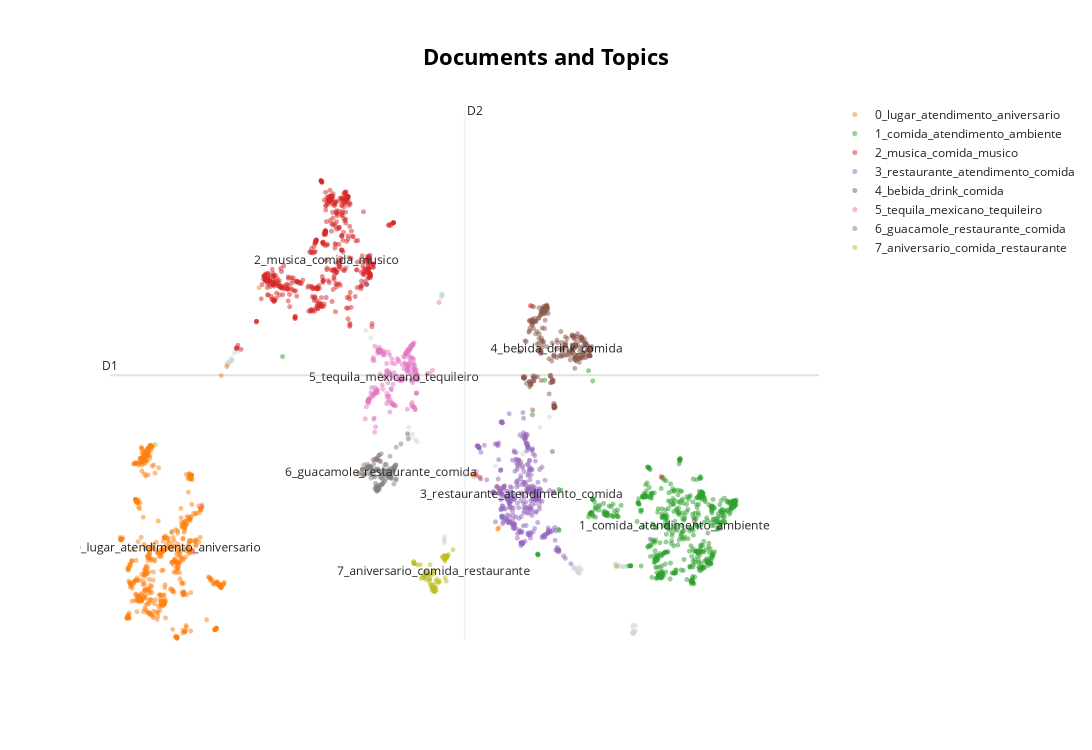

The notebook cell this image was saved under:
### Code cell
topic_model.visualize_documents(doc_comments)

### Figure 1 — Plotly figure (JSON) as saved in the notebook; plotly's stock layout.template omitted (floating-point values rounded to 4 significant figures; data arrays with more than 128 entries replaced by an {"elided": "..."} marker saying what was removed)
{"data": [{"hoverinfo": "text", "hovertext": {"elided": "136 str values"}, "marker": {"color": "#CFD8DC", "opacity": 0.5, "size": 5}, "mode": "markers+text", "name": "other", "showlegend": false, "type": "scattergl", "x": {"elided": "136 float values"}, "y": {"elided": "136 float values"}}, {"hoverinfo": "text", "hovertext": {"elided": "599 str values"}, "marker": {"opacity": 0.5, "size": 5}, "mode": "markers+text", "name": "0_lugar_atendimento_aniversario", "text": {"elided": "599 str values"}, "textfont": {"size": 12}, "type": "scattergl", "x": {"elided": "599 float values"}, "y": {"elided": "599 float values"}}, {"hoverinfo": "text", "hovertext": {"elided": "563 str values"}, "marker": {"opacity": 0.5, "size": 5}, "mode": "markers+text", "name": "1_comida_atendimento_ambiente", "text": {"elided": "563 str values"}, "textfont": {"size": 12}, "type": "scattergl", "x": {"elided": "563 float values"}, "y": {"elided": "563 float values"}}, {"hoverinfo": "text", "hovertext": {"elided": "503 str values"}, "marker": {"opacity": 0.5, "size": 5}, "mode": "markers+text", "name": "2_musica_comida_musico", "text": {"elided": "503 str values"}, "textfont": {"size": 12}, "type": "scattergl", "x": {"elided": "503 float values"}, "y": {"elided": "503 float values"}}, {"hoverinfo": "text", "hovertext": {"elided": "366 str values"}, "marker": {"opacity": 0.5, "size": 5}, "mode": "markers+text", "name": "3_restaurante_atendimento_comida", "text": {"elided": "366 str values"}, "textfont": {"size": 12}, "type": "scattergl", "x": {"elided": "366 float values"}, "y": {"elided": "366 float values"}}, {"hoverinfo": "text", "hovertext": {"elided": "273 str values"}, "marker": {"opacity": 0.5, "size": 5}, "mode": "markers+text", "name": "4_bebida_drink_comida", "text": {"elided": "273 str values"}, "textfont": {"size": 12}, "type": "scattergl", "x": {"elided": "273 float values"}, "y": {"elided": "273 float values"}}, {"hoverinfo": "text", "hovertext": {"elided": "218 str values"}, "marker": {"opacity": 0.5, "size": 5}, "mode": "markers+text", "name": "5_tequila_mexicano_tequileiro", "text": {"elided": "218 str values"}, "textfont": {"size": 12}, "type": "scattergl", "x": {"elided": "218 float values"}, "y": {"elided": "218 float values"}}, {"hoverinfo": "text", "hovertext": ["recomendacao guacamole principio restaurante restaurante musico mesa mesa", "queadilla drink frozen decoracao", "fila semana drink quesadilla guacamole provei sobremesa churro", "guacamole gerente atendimento", "experiencia restaurante vez Janeiro guacamole", "guacamole decoracao", "amiga hora comida comida guacamole padrao", "guacamole comida atendimento guacamole atendimento musica animacao nivel", "fodaaa show amigo guacamole", "guacamole escolha sabado ambiente super experiencia", "familia guacamole expectativa entretenimento", "notar atendimento ambiente aniversario obgda guacamole", "guacamole mexicano couvert pena bebida preco", "atendimento qualidade atracao mesa experiencia guacamole", "farra restaurante grupo comida guacamole", "guacamole inauguracao atendimento vez atendimento atencao cliente experiencia parabens", "guacamole ambiente referencia sorte super entrada mariachis show mesa", "comida ambiente preco guacamole", "restaurante garcons nao bebida media minuto comida guacamole galo garcons", "guacamole atendimento qualidade restaurante oportunidade delicia vez maezinha", "lugar funcionario ambiente danca guacamole", "regiao atendimento olho guacamole", "local guacamole comida", "guacamole cultura", "guacamole coisa arma rodizio apena masso quantidade funcionario prato autorizacao sobremesa experiencia", "guacamole vez decoracao restaurante funcionario musica tempo clima prato cerveja valor", "comida preco atendimento super gente hora guacamole rio qualidade", "guacamole jardim atendimento quesadilla nacho ponto atendimento", "cliente guacamole ocasiao servico comida margarita familia preco", "aniversario guacamole zorro comida garcom ambiente super", "super guacamole comida ambiente banda preco mesa", "atendimento lugar comida gerente unidade guacamole", "guacamole margarita mundo fajita", "guacamole jardim esperar min seguranca fila restaurante", "guacamole restaurante parte pessoa", "guacamole guacamole som atendente som boate marido", "guacamole restaurante amigo comida beber cuidado margarita cantoria", "guacamole aniversario culinaria ambiente noite atendimento tipo visita culinaria rio", "comida couvert presenca margarita Ceviche contas", "ambiente funcionario duvida aniversario comida guacamole", "servico comida guacamole restaurante cheiro bar noite vez", "noite amigo guacamole escolha niver equipe", "amiga guacamole surpresa ano janeiro lugar atendimento entretenimento bebida", "comida mes guacamolemal", "comida atendimento guacamole musica visita show", "comida bebida variedade nacho sobremesa churro sorvete restaurante", "guacamole restaurante olhar beber atmosfera lugar pessoa aniversario ambiente comida chip mergulho champignon entanto bebida acucar", "guacamole cozinha taco atendimento vip show qualidade", "guacamole bar comanda mesa cardapio opcao semana couvert", "guacamole comida show", "guacamole vez atendimento restaurante cardapio escolha servico pena promocao", "guacamole casa drink tequileiro trapo", "lugar guacamole lugar servico dancarino local super", "guacamole local tipo prato sobremesa", "local musica comida atendimento comida guacamole", "guacamole", "Moises garcom guacamole restaurante", "casa guacamole maioria", "aniversario guacamole atendente prestativo preco animacao casa", "guacamole decoracao show relacao menu nacho localizacao rua barrar", "experiencia comida bebida atendimento noite pena experiencia prato lugar energia parabens guacamole", "aniversario noite guacamole experiencia", "fim jantar olegario drink ambiente guacamole lugar tequileiro", "guacamole restaurante prato toque danca", "guacamole jardim cardapio sobremesa churro leite sorvete pena", "guacamole cardapio opcao comida combo porcao clima cantor decoracao couvert", "rodizio pena cardapio prato buffet molho churro oleo carte experiencia", "guacamole jardim comida mesa filar reserva", "guacamole comida funcionario", "placa casa sentido casa casa guacamole casa vez mes familia amigo animacao", "barzinho guacamole duvida ambiente pena", "guacamole restaurante preco prato ocasiao", "culinaria lugar comida som tequila noite casa decoracao lugar guacamole jardim", "feira guacamole cocina decoracao energia local sensacao semanar tamanho movimento", "restaurante lanterna motivo atendimento fajita file mignon cesta trigo guacamole sour", "ambiente otimooooooooooo atendimento bebida guacamole", "mundo lugar guacamole", "restaurante jardim dia passo guacamole super comida atendimento", "guacamole aniversario amigo restaurante ambiente referencia mesa mesa cliente comida", "costelinha guacamole nome qualidade quantidade preco ambiente atendente", "comida surpresa cima guacamole certeza", "vez guacamole elogio restaurante estilo atendimento vez mesa tablet", "guacamole barra unidade atendimento musica energia preco vez pena sugestao", "guacamole duvida restaurante rio janeiro marguerita qualidade textura", "guacamole falta ousadia donos lugar marcha cerveja equis falta", "pedido guacamole ponto", "clima guacamole restaurante clima musica atendente super", "guacamole aniversario experiencia", "dia alimentacao guacamole ambiente comer drink preco comida atendimento", "guacamole artista diversao", "guacamole jardim janeiro amigo", "guacamole mariachis maluma restaurante", "guacamole barra rua rua bairro mesa voltar", "comida guacamole sabado grupo mesa portunhol atracao pessoa", "guacamole lugar amigo familia", "guacamole opcao comemoracao aniversario ocasiao decoracao som banda visita opcao variedade", "vez guacamole vez saio promocao dia atendimento garcons comida comentario comida", "guacamole espaco servico tequileiro comida atencao", "guacamole gastronomia atendimento participacao rapaz sombrero local", "guacamole ambiente atendente lugar", "guacamole olegario decoracao atendimento ver", "guacamole experiencia caveira", "guacamole barra restaurante visita", "rodizio almoco almoco guacamole", "comida guacamole ambiente localizacao couvert dia apresentacao vez certeza", "atendimento drink guacamole", "noite guacamole momento ambiente local ocasiao", "decoracao coisa guacamole entrada drink mariachis vida", "guacamole diversao comida", "guacamole restaurante tematica comida frozem", "guacamole comida gosto nacho grupo musica mesa cliente", "restaurante noite guacamole expectativa lugar estrutura super atendimento opcao rodizio preco drink agradecimento", "vez guacamole ano comida ambiente servico linha", "namorada comida restaurante guacamole decoracao show clima musica lado pena", "guacamole opcao frequentador restaurante ambiente banda musica dia certeza estrela experiencia problema dia", "guacamole lugar atendimento restaurante", "guacamole parte restaurante regiao surpresa cerveja tarde mesa barulho", "guacamole restaurante comida ambiente decoracao musica mesa tablets forma rodizio", "experiencia taco molho molho guacamole churro banana", "comida guacamole restaurante amigo comida", "cozinha cidade surpresa sabor resultado visita culinaria guacamole opcao", "guacamole restaurante noite vez", "guacamole comida atendimento", "lugar amigo atendente mariathis drink comida pena super guacamole", "guacamole opcao comida clima familia implantacao cardapio servico cuidado frozen alcool alcool", "opcao rio visita guacamole amigo feira opcao variacao indicacao cardapio prato opcao prato tipo", null], "marker": {"opacity": 0.5, "size": 5}, "mode": "markers+text", "name": "6_guacamole_restaurante_comida", "text": ["", "", "", "", "", "", "", "", "", "", "", "", "", "", "", "", "", "", "", "", "", "", "", "", "", "", "", "", "", "", "", "", "", "", "", "", "", "", "", "", "", "", "", "", "", "", "", "", "", "", "", "", "", "", "", "", "", "", "", "", "", "", "", "", "", "", "", "", "", "", "", "", "", "", "", "", "", "", "", "", "", "", "", "", "", "", "", "", "", "", "", "", "", "", "", "", "", "", "", "", "", "", "", "", "", "", "", "", "", "", "", "", "", "", "", "", "", "", "", "", "", "", "", "", "", "", "6_guacamole_restaurante_comida"], "textfont": {"size": 12}, "type": "scattergl", "x": [5.539, 5.963, 5.187, 5.138, 5.442, 4.955, 5.178, 5.588, 4.955, 4.867, 4.739, 4.796, 5.183, 5.157, 5.447, 5.144, 5.038, 5.069, 5.495, 5.411, 4.867, 4.944, 5.168, 4.883, 5.158, 5.535, 5.158, 5.09, 5.644, 5.102, 5.117, 5.279, 5.098, 5.295, 5.458, 4.913, 5.474, 5.581, 5.948, 5.12, 5.473, 4.781, 5.226, 5.132, 5.584, 5.639, 5.502, 5.434, 5.342, 5.238, 5.363, 5.184, 5.013, 5.127, 5.604, 4.902, 5.427, 4.744, 4.746, 5.054, 5.301, 4.805, 5.244, 5.494, 5.127, 5.058, 5.637, 5.241, 5.155, 4.65, 4.944, 5.494, 5.373, 5.412, 5.277, 5.153, 4.842, 5.332, 5.526, 4.895, 5.12, 5.455, 5.616, 5.47, 5.132, 4.916, 5.627, 4.745, 5.208, 4.877, 4.974, 5.419, 5.378, 5.28, 4.732, 4.969, 5.339, 5.232, 5.314, 4.842, 4.931, 4.91, 5.403, 5.089, 5.124, 5.129, 4.956, 5.093, 5.125, 5.454, 5.499, 5.429, 5.127, 5.635, 5.579, 5.381, 5.462, 5.577, 5.244, 5.472, 5.414, 5.471, 5.189, 5.201, 5.77, 5.062, 5.23], "y": [3.715, 4.345, 3.289, 3.699, 3.659, 3.756, 3.375, 3.742, 3.771, 3.733, 3.704, 3.599, 4.005, 3.707, 3.56, 3.718, 3.819, 3.303, 3.592, 3.601, 3.751, 3.765, 3.344, 3.76, 3.309, 3.725, 3.325, 3.691, 4.172, 3.343, 3.299, 3.511, 3.934, 3.609, 3.577, 3.762, 3.984, 3.406, 4.455, 3.336, 3.6, 3.801, 3.876, 3.323, 3.718, 3.518, 3.555, 3.575, 3.811, 3.386, 3.648, 4.007, 3.668, 3.274, 3.738, 3.76, 3.601, 3.715, 3.613, 3.72, 3.724, 3.612, 4.038, 3.56, 3.255, 3.576, 3.487, 3.54, 3.325, 3.632, 3.745, 3.53, 3.812, 3.67, 3.407, 3.907, 3.734, 3.567, 3.523, 3.63, 3.294, 3.576, 3.772, 3.555, 3.951, 3.763, 3.807, 3.592, 3.551, 3.817, 3.694, 3.699, 3.675, 3.413, 3.713, 3.53, 3.463, 3.633, 3.467, 3.726, 3.754, 3.772, 3.629, 3.421, 3.367, 3.935, 3.606, 3.902, 3.264, 3.549, 3.631, 3.599, 3.31, 3.799, 3.768, 3.605, 3.728, 3.675, 3.396, 3.552, 3.534, 3.594, 3.322, 3.885, 4.239, 3.55, 3.643]}, {"hoverinfo": "text", "hovertext": ["fila atendimento pedido mesa comida balcao lugar aniversario", "local comida atendimento atendimento local aniversario", "comida servico aniversario paz", "comir bebido atendimento aniversario", "aniversario comida atendimento ambiente certeza", "atendimento comida atendente aniversario noite amigo", "decoracao drink trabalho aniversario comida comida", "guacamole comida comida preco restaurante legal aniversario", "ambiente aniversario drink atendimento", "lugar comida festa aniversario", "comida familia restaurante preco lugar aniversario", "comida atendimento vez lugar aniversario", "vez aniversario tbm ambiente decoracao participacao comida lugar equipe", "lugar comida ambiente comemoracao aniversario vez ano", "restaurante vez aniversario semana ordem vez fila", "pessoa guacamole aniversario comemoracao comida pessoa", "aniversario sabado hora mesa porta restaurante mesa", "comida couvert atendimento aniversario", "restaurante amigo aniversario comer drink entrada comanda primo problema", "local decoracao comida pessoa prato atendente noite show aniversario aniversariante dose", "aniversario casamento comida nivel restaurante mesa atendimento", "garcom parabens atendimento experiencia aniversario restaurante atendimento", "restaurante atendimento lugar decoracao aniversario", "restaurante prato drink custo atendimento aniversario", "ambiente atendimento bebida comido aniversario", "restaurante semana aniversario amigo comida certeza", "comida ambiente aniversario preco restaurante hora porta filo feira feriado gosto", "aniversario comida demor sistema mesa grupo animacao show atendimento", "aniversario marido sinal atendimento comida agua", "aniversario genro cerveja certeza", "culinaria decoracao ambiente amigo aniversario", "cozinha rio janeiro servico aniversario ambiente", "restaurante aniversario amigo decoracao atendimento comida", "restaurante vez casal aniversario situacao super comida", "aniversario comida valor ambiente", "lucas atendente comemoracao restaurante vida", "comida bebida aniversario amigo", "vez culinaria sorte local atendimento repertorio aniversario dose desafio apo", "aniversario amigo comida garcons", "amigo comer atendimento dia meio dia sao", "local comida animacao aniversario atendimento", "restaurante aniversario comida preco papo silencio lado", "aniversario filha pessoa comida certeza", "local amigo aniversario drink", "restaurante aniversario", "atendimento comida variedade aniversario", "aniversario super comida decoracao", "aniversario comida drink atendimento", "restaurante pena aniversario filho ano comida espaco atendimento show atracao", "aniversario experiencia momento comir atendimento", "aniversario equipe bebida comida", "aniversario primo comida entrar ambiente pessoal lugar shot", "restaurante comida bebida gelado andar diversao atendente lugar aniversario", "aniversario inicio atendimento funcionario atendimento garcom prato drink", "aniversario comida certeza", "comida diversao lugar som pedida aniversario familia nota preco bolso", "restaurante bagunca lugar relacao aniversareio intencao grupo", "ambiente dia aniversario antedimento bebidas", "atendimento hora fila aniversario mesa garcom bar prato", "local idade variedade comido bebido", "comida ambiente comemoracao clima", "comida restaurante atendimento promocao mes aniversario", "familia aniversario comida mariate decoracao foto atendente", "comida atendimento ambiente aniversario", "aniversario semana comida preco nivel pimenta", "comida ambiente grupo aniversario turma", "recomendo comida servico bebida aniversario", "comida drink opcao aniversario", "decoracao apresentacao comida qualidade bebida cultura comemoracao aniversario grupo cartela", "comida erick peca valor media aniversario banda", "comida opcao familia grupo aniversario homenagem desafio drink", "recepcao comida aniversariante rsrs", "aniversario amigo principio horario mesa mesa entrada visual restaurante", "aniversario amigo promocao comida decoracao super servico comida", "aniversario sabado restaurante mesa cardapio", "local comida bebido aniversario restaurante", "familia aniversario ano atendimento tablet impessoalidade nota casa comida valor", "convite aniversario restaurante supresa opcao prato", "prazer guacamole janeiro decoracao aniversario dia comida", "atendimento comida aniversario estabelecimento", "comida ambiente aniversario familia amigo", "aniversario irma escolha ambiente atendimento drink preco certeza", "restaurante aniversario local comida valor", "restaurante custo super decoracao problema hora fila gente aniversario", "comida bebido atendimento pena aniversario diversao satisfacao", "restaurante aniversario comida atendimento super", "restaurante drink pena lugar aniversario comemoracao", "restaurante mae aniversario ponto fato reserva meso hora aniversario", "comida comida aniversario", "ambiente atendimento prato pimenta brinde aniversariante", "dia dezembro aniversario prato nome pedra tira mignon porcao", "amiga dia janeiro aniversario garcom restaurante idade sobremesa", "restaurante cardapio preco atendimento prato mariachi medida grupo pessoa aniversario", "comida vez marido filha aniversario beneficio pena", "comida ambiente atendimento amigo aniversario", null], "marker": {"opacity": 0.5, "size": 5}, "mode": "markers+text", "name": "7_aniversario_comida_restaurante", "text": ["", "", "", "", "", "", "", "", "", "", "", "", "", "", "", "", "", "", "", "", "", "", "", "", "", "", "", "", "", "", "", "", "", "", "", "", "", "", "", "", "", "", "", "", "", "", "", "", "", "", "", "", "", "", "", "", "", "", "", "", "", "", "", "", "", "", "", "", "", "", "", "", "", "", "", "", "", "", "", "", "", "", "", "", "", "", "", "", "", "", "", "", "", "", "", "7_aniversario_comida_restaurante"], "textfont": {"size": 12}, "type": "scattergl", "x": [6.949, 6.796, 6.663, 6.128, 6.648, 6.635, 6.435, 6.506, 6.113, 6.694, 6.726, 6.652, 6.717, 6.678, 6.95, 6.505, 6.964, 6.652, 6.877, 6.564, 6.977, 7.011, 7.0, 7.0, 6.117, 6.951, 6.647, 6.983, 6.302, 6.213, 6.542, 6.603, 6.908, 6.968, 6.65, 7.161, 6.419, 6.628, -0.81, 6.549, 6.795, 6.936, 6.52, 6.131, 6.982, 6.664, 6.618, 6.359, 6.913, 6.384, 6.374, 6.656, 6.985, 6.289, 6.633, 6.682, 7.039, 6.124, 6.988, 6.107, 11.54, 6.946, 6.544, 6.645, 6.6, 6.666, 6.435, 6.439, 6.457, 6.628, 6.377, 6.706, 6.957, 6.482, 6.924, 6.932, 6.632, 6.941, 6.456, 6.754, 6.653, 6.11, 6.938, 7.006, 6.553, 6.963, 7.0, 6.961, 6.63, 6.589, 6.625, 6.933, 6.958, 6.62, 6.664, 6.643], "y": [1.454, 1.388, 1.227, 1.752, 1.197, 1.586, 1.463, 1.523, 1.757, 1.264, 1.429, 1.23, 1.194, 1.169, 1.864, 1.531, 1.891, 1.249, 1.883, 1.51, 1.885, 1.906, 1.901, 1.905, 1.755, 1.881, 1.178, 1.383, 1.443, 1.72, 1.423, 1.194, 1.879, 1.894, 1.181, 2.039, 1.562, 1.531, 4.228, 1.726, 1.358, 1.899, 1.383, 1.755, 1.89, 1.244, 1.302, 1.496, 1.877, 1.471, 1.459, 1.173, 1.899, 1.728, 1.25, 1.242, 1.937, 1.747, 1.873, 1.792, 1.694, 1.804, 1.424, 1.196, 1.244, 1.168, 1.511, 1.417, 1.555, 1.227, 1.456, 1.378, 1.882, 1.526, 1.922, 1.876, 1.239, 1.889, 1.588, 1.359, 1.19, 1.771, 1.845, 1.886, 1.313, 1.883, 1.91, 1.894, 1.233, 1.291, 1.309, 1.849, 1.833, 1.241, 1.178, 1.589]}], "layout": {"annotations": [{"showarrow": false, "text": "D1", "x": -2.009, "y": 5.674, "yshift": 10}, {"showarrow": false, "text": "D2", "x": 7.475, "xshift": 10, "y": 11.18}], "height": 750, "shapes": [{"line": {"color": "#CFD8DC", "width": 2}, "type": "line", "x0": 7.475, "x1": 7.475, "y0": 0.163, "y1": 11.18}, {"line": {"color": "#9E9E9E", "width": 2}, "type": "line", "x0": -2.009, "x1": 16.96, "y0": 5.674, "y1": 5.674}], "title": {"font": {"color": "Black", "size": 22}, "text": "<b>Documents and Topics</b>", "x": 0.5, "xanchor": "center", "yanchor": "top"}, "width": 1200, "xaxis": {"visible": false}, "yaxis": {"visible": false}}}
